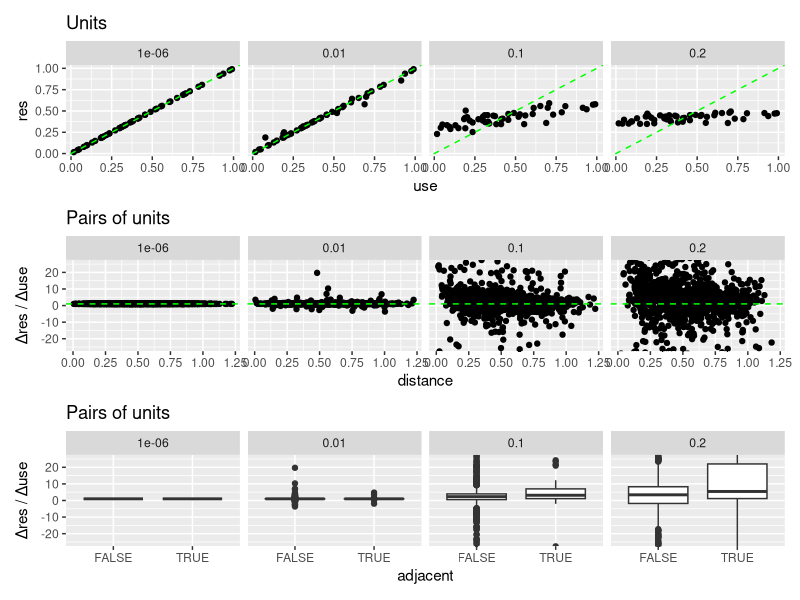

Write the R code that produced this figure.
#!/usr/bin/env Rscript

library(tidyverse)
library(patchwork)
rlm <- MASS::rlm

n <- 50
slope <- 1

# Put points on a grid
unit_data <- tibble(
  id = 1:n,
  use = runif(n, 0, 1),
  x = runif(n, 0, 1),
  y = runif(n, 0, 1)
)

build_cross <- function(unit_data, alpha) {
  # cross the raw unit data
  cross_data <- crossing(
    rename_all(unit_data, ~ str_c(., ".1")),
    rename_all(unit_data, ~ str_c(., ".2"))
  ) %>%
    mutate(
      dist = sqrt((x.1 - x.2) ** 2 + (y.1 - y.2) ** 2),
      weight = exp(-dist / alpha)
    )

  # use the crossed data to get the observed resistance in every unit
  unit_data <- cross_data %>%
    # get the resistance that every place would have, in a vacuum
    mutate(res0 = slope * use.2) %>%
    group_by(id.1) %>%
    # get actual resistance as weighted mean
    summarize(
      use = unique(use.1),
      res = weighted.mean(res0, weight)
    ) %>%
    select(id = id.1, use, res)

  # look at the observed data with respect to distance
  dist_data <- cross_data %>%
    select(id.1, id.2, dist) %>%
    left_join(rename_all(unit_data, ~ str_c(., ".1")), by = "id.1") %>%
    left_join(rename_all(unit_data, ~ str_c(., ".2")), by = "id.2") %>%
    mutate(
      d_use = use.1 - use.2,
      d_res = res.1 - res.2,
      dr_du = d_use / d_res
    ) %>%
    filter(id.1 != id.2, d_use >= 0) %>%
    select(id.1, id.2, dr_du, dist)

  # look at the observed data with respect to adjacency
  adj_data <- dist_data %>%
    group_by(id.1) %>%
    mutate(adjacent = dist == min(dist)) %>%
    ungroup() %>%
    select(id.1, id.2, dr_du, adjacent)

  list(
    unit_data = unit_data,
    dist_data = dist_data,
    adj_data = adj_data
  )
}

alphas <- c(1e-6, 0.01, 0.1, 0.2)
# alphas <- seq(1e-6, 1.0, length.out = 100)

results <- tibble(alpha = alphas) %>%
  mutate(
    data = map(alpha, ~ build_cross(unit_data, .)),
    unit_data = map(data, ~ .$unit_data),
    dist_data = map(data, ~ .$dist_data),
    adj_data = map(data, ~ .$adj_data),
    model = map(dist_data, ~ rlm(dr_du ~ dist, data = .)),
    summary = map(model, summary),
    ci = map(model, confint.default),
    cor = map(dist_data, ~ cor.test(.$dr_du, .$dist, method = "spearman")),
    cor_p = map_dbl(cor, ~ .$p.value),
    adj_test = map(adj_data, ~ wilcox.test(dr_du ~ adjacent, data = .)),
    adj_p = map_dbl(adj_test, ~ .$p.value)
  )

unit_plot <- results %>%
  select(alpha, unit_data) %>%
  unnest(cols = unit_data) %>%
  ggplot(aes(use, res)) +
  facet_wrap(vars(alpha), nrow = 1) +
  geom_point() +
  geom_abline(slope = 1, linetype = 2, color = "green") +
  stat_smooth(method = "rlm", color = "red", linetype = 2, se = FALSE) +
  labs(x = "use", y = "res", title = "Units")

pair_plot <- results %>%
  select(alpha, dist_data) %>%
  unnest(cols = dist_data) %>%
  ggplot(aes(dist, dr_du)) +
  facet_wrap(vars(alpha), nrow = 1) +
  geom_point() +
  geom_hline(yintercept = 1, linetype = 2, color = "green") +
  stat_smooth(method = "rlm", color = "red", linetype = 2, se = FALSE) +
  coord_cartesian(ylim = c(-25, 25)) +
  labs(x = "distance", y = "Δres / Δuse", title = "Pairs of units")

adj_plot <- results %>%
  select(alpha, adj_data) %>%
  unnest(cols = adj_data) %>%
  ggplot(aes(adjacent, dr_du)) +
  facet_wrap(vars(alpha), nrow = 1) +
  geom_boxplot() +
  coord_cartesian(ylim = c(-25, 25)) +
  labs(x = "adjacent", y = "Δres / Δuse", title = "Pairs of units")

plot <- unit_plot / pair_plot / adj_plot

ggsave("tmp.pdf")

results$cor_p
results$adj_p
